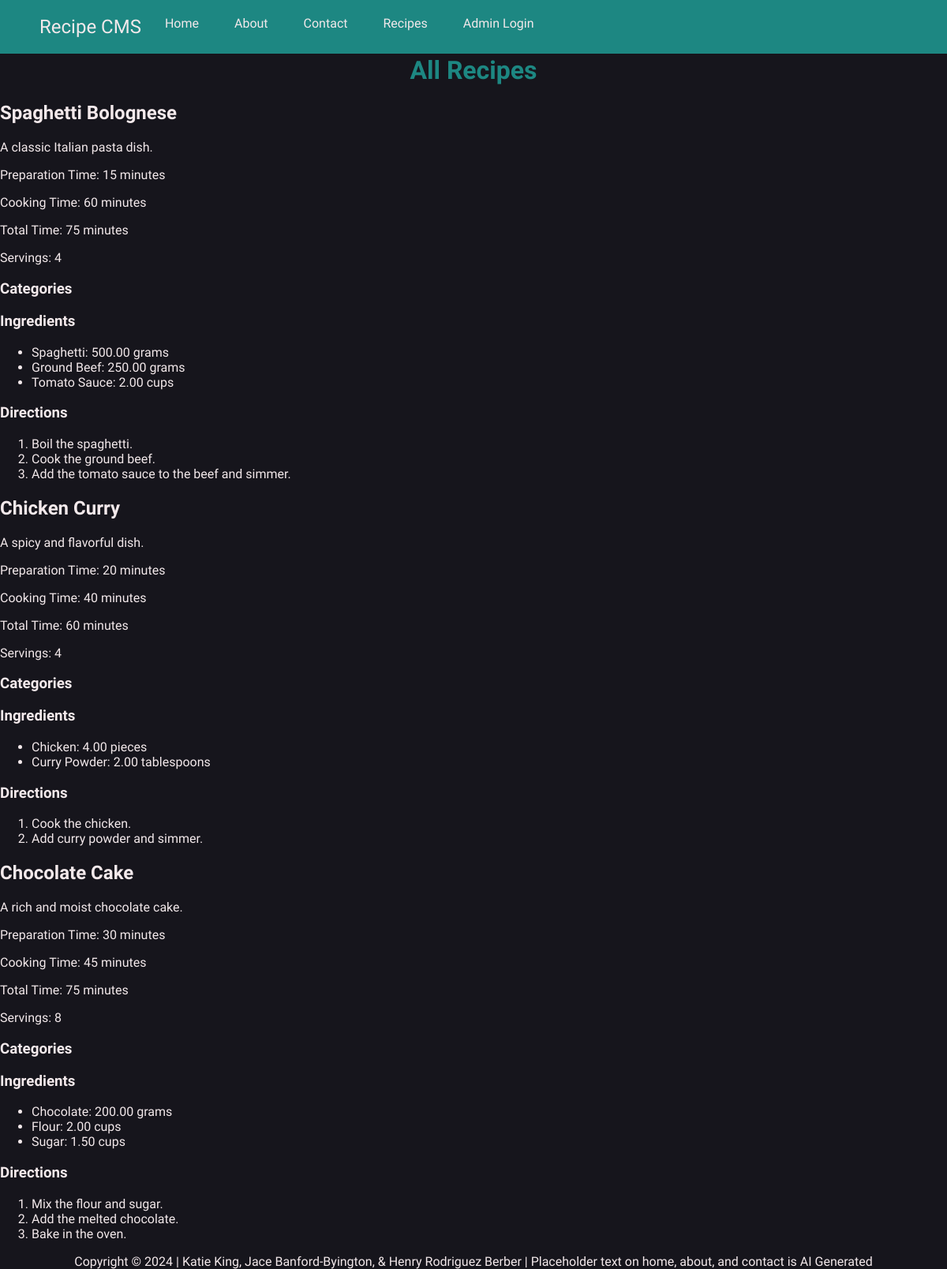
/index.php?page=recipe, run on the app's committed database.
### tables this page shows
CREATE TABLE IF NOT EXISTS Recipe (
    RecipeID INT NOT NULL AUTO_INCREMENT,
    Title VARCHAR(255) NOT NULL,
    Description TEXT,
    Category VARCHAR(255) NOT NULL,
    PrepTime INT,  
    CookTime INT,  
    TotalTime INT,  
    Servings INT,
    DateCreated DATETIME DEFAULT CURRENT_TIMESTAMP,
    AuthorID INT,
    PRIMARY KEY (RecipeID),
    FOREIGN KEY (AuthorID) REFERENCES Users(UserId)
);

CREATE TABLE IF NOT EXISTS RecipeIngredient (
    RecipeIngredientID INT NOT NULL AUTO_INCREMENT,
    RecipeID INT,
    IngredientID INT,
    Quantity DECIMAL(10, 2),
    PRIMARY KEY (RecipeIngredientID),
    FOREIGN KEY (RecipeID) REFERENCES Recipe(RecipeID),
    FOREIGN KEY (IngredientID) REFERENCES Ingredient(IngredientID)
);

CREATE TABLE IF NOT EXISTS Ingredient (
    IngredientID INT NOT NULL AUTO_INCREMENT,
    Name VARCHAR(255) NOT NULL,
    Unit VARCHAR(50),
    PRIMARY KEY (IngredientID)
);

CREATE TABLE IF NOT EXISTS Instructions (
    InstructionID INT NOT NULL AUTO_INCREMENT,
    RecipeID INT,
    StepNumber INT,
    Description TEXT,
    PRIMARY KEY (InstructionID),
    FOREIGN KEY (RecipeID) REFERENCES Recipe(RecipeID) 
);

### dbConnection.php (called while the page is built, shortened)
<?php
function getConnection()
{
    $dbConnection = @mysqli_connect(DB_SERVER, DB_USER, DB_PSWD, DB_NAME) or die("Could not connect to MySQL server.");
    return $dbConnection;
}
function getAllRecipes(): array
{
    $query = 'SELECT * FROM `Recipe`';
    $response = getConnection()->execute_query($query);
    return $response->fetch_all(MYSQLI_ASSOC);
}
function getInstructionsByRecipeId($recipeId): array
{
    $query = "SELECT * FROM `Instructions` WHERE RecipeID = ?";
    $response = getConnection()->execute_query($query, [$recipeId]);
    return $response->fetch_all(MYSQLI_ASSOC);
}
function getIngredientsByRecipeId($recipeId): array
{
    $query = "SELECT i.Name, ri.Quantity, i.Unit FROM `Ingredient` i
              INNER JOIN `RecipeIngredient` ri ON i.IngredientID = ri.IngredientID
              WHERE ri.RecipeID = ?";
    $response = getConnection()->execute_query($query, [$recipeId]);
    return $response->fetch_all(MYSQLI_ASSOC);
}

### pages/recipe.php (the view, shortened to what this page needs)
<?php
require_once 'dbConnection.php';
$recipes = getAllRecipes();
function getIngredients($recipeId)
{
    return getIngredientsByRecipeId($recipeId);
}
function getInstructions($recipeId)
{
    return getInstructionsByRecipeId($recipeId);
} ?>
<h1>All Recipes</h1>
<?php if (count($recipes) > 0): ?>
        <?php foreach ($recipes as $recipe): ?>
            <?php
            $ingredients = getIngredients($recipe['RecipeID']);
            $instructions = getInstructions($recipe['RecipeID']);
            ?>
                <h2><?php echo htmlspecialchars($recipe['Title']); ?></h2>
                <p><?php echo htmlspecialchars($recipe['Description']); ?></p>
                <p>Preparation Time: <?php echo htmlspecialchars($recipe['PrepTime']); ?> minutes</p>
                <p>Cooking Time: <?php echo htmlspecialchars($recipe['CookTime']); ?> minutes</p>
                <p>Total Time: <?php echo htmlspecialchars($recipe['TotalTime']); ?> minutes</p>
                <p>Servings: <?php echo htmlspecialchars($recipe['Servings']); ?></p>
                <h3>Categories</h3>
                <h3>Ingredients</h3>
                <ul>
                    <?php foreach ($ingredients as $ingredient): ?>
                        <li><?php echo htmlspecialchars($ingredient['Name']) . ': ' . htmlspecialchars($ingredient['Quantity']) . ' ' . htmlspecialchars($ingredient['Unit']); ?></li>
                    <?php endforeach; ?>
                </ul>
                <h3>Directions</h3>
                <ol>
                    <?php foreach ($instructions as $instruction): ?>
                        <li><?php echo htmlspecialchars($instruction['Description']); ?></li>
                    <?php endforeach; ?>
                </ol>
        <?php endforeach; ?>
<?php else: ?>
    <p>No recipes found.</p>
<?php endif; ?>

### index.php (shortened to what this page needs)
<html>
<head>
  <link rel="stylesheet" href="./styles.php" />
</head>
<body>
<nav class="navbar">
    <div class="container">
      <a class="navbar-brand" href="index.php?page=home">Recipe CMS</a>
      <div class="navbar-links">
        <a href="index.php?page=home">Home</a>
        <a href="index.php?page=about">About</a>
        <a href="index.php?page=contact">Contact</a>
        <a href="index.php?page=recipe">Recipes</a>
        <?php if (isset($_SESSION['admin_logged_in']) && $_SESSION['admin_logged_in']): ?>
        <a href="index.php?page=adminPages/adminDashboard">Admin Dashboard</a>
        <a href="index.php?page=adminPages/users">Users</a>
        <a href="index.php?page=logout">Logout</a>
      <?php else: ?>
        <a href="index.php?page=adminLogin">Admin Login</a>
      <?php endif; ?>
      </div>
    </div>
  </nav>
  <main>
    <?php
    $page = isset($_GET['page']) ? $_GET['page'] : 'home';
    $pageFile = "pages/$page.php";
    if (file_exists($pageFile)) {
      include $pageFile;
    } else {
      echo '<h2>Page Not Found</h2>';
      echo '<p>The page you are looking for does not exist.</p>';
    }
    ?>
  </main>
  <br />
  <footer> Copyright &copy; 2024 | Katie King, Jace Banford-Byington, & Henry Rodriguez Berber | Placeholder text on
    home, about, and contact is AI Generated
  </footer>
</body>
</html>

### data on the page
recipe: Title "Spaghetti Bolognese", Description "A classic Italian pasta dish.", PrepTime "15", CookTime "60", TotalTime "75", Servings "4"
recipeingredient: IngredientID.Name "Spaghetti", Quantity "500.00", IngredientID.Unit "grams"
recipeingredient: IngredientID.Name "Ground Beef", Quantity "250.00", IngredientID.Unit "grams"
recipeingredient: IngredientID.Name "Tomato Sauce", Quantity "2.00", IngredientID.Unit "cups"
instructions: Description "Boil the spaghetti."
instructions: Description "Cook the ground beef."
instructions: Description "Add the tomato sauce to the beef and simmer."
recipe: Title "Chicken Curry", Description "A spicy and flavorful dish.", PrepTime "20", CookTime "40", TotalTime "60", Servings "4"
recipeingredient: IngredientID.Name "Chicken", Quantity "4.00", IngredientID.Unit "pieces"
recipeingredient: IngredientID.Name "Curry Powder", Quantity "2.00", IngredientID.Unit "tablespoons"
instructions: Description "Cook the chicken."
instructions: Description "Add curry powder and simmer."
recipe: Title "Chocolate Cake", Description "A rich and moist chocolate cake.", PrepTime "30", CookTime "45", TotalTime "75", Servings "8"
recipeingredient: IngredientID.Name "Chocolate", Quantity "200.00", IngredientID.Unit "grams"
recipeingredient: IngredientID.Name "Flour", Quantity "2.00", IngredientID.Unit "cups"
recipeingredient: IngredientID.Name "Sugar", Quantity "1.50", IngredientID.Unit "cups"
instructions: Description "Mix the flour and sugar."
instructions: Description "Add the melted chocolate."
instructions: Description "Bake in the oven."
